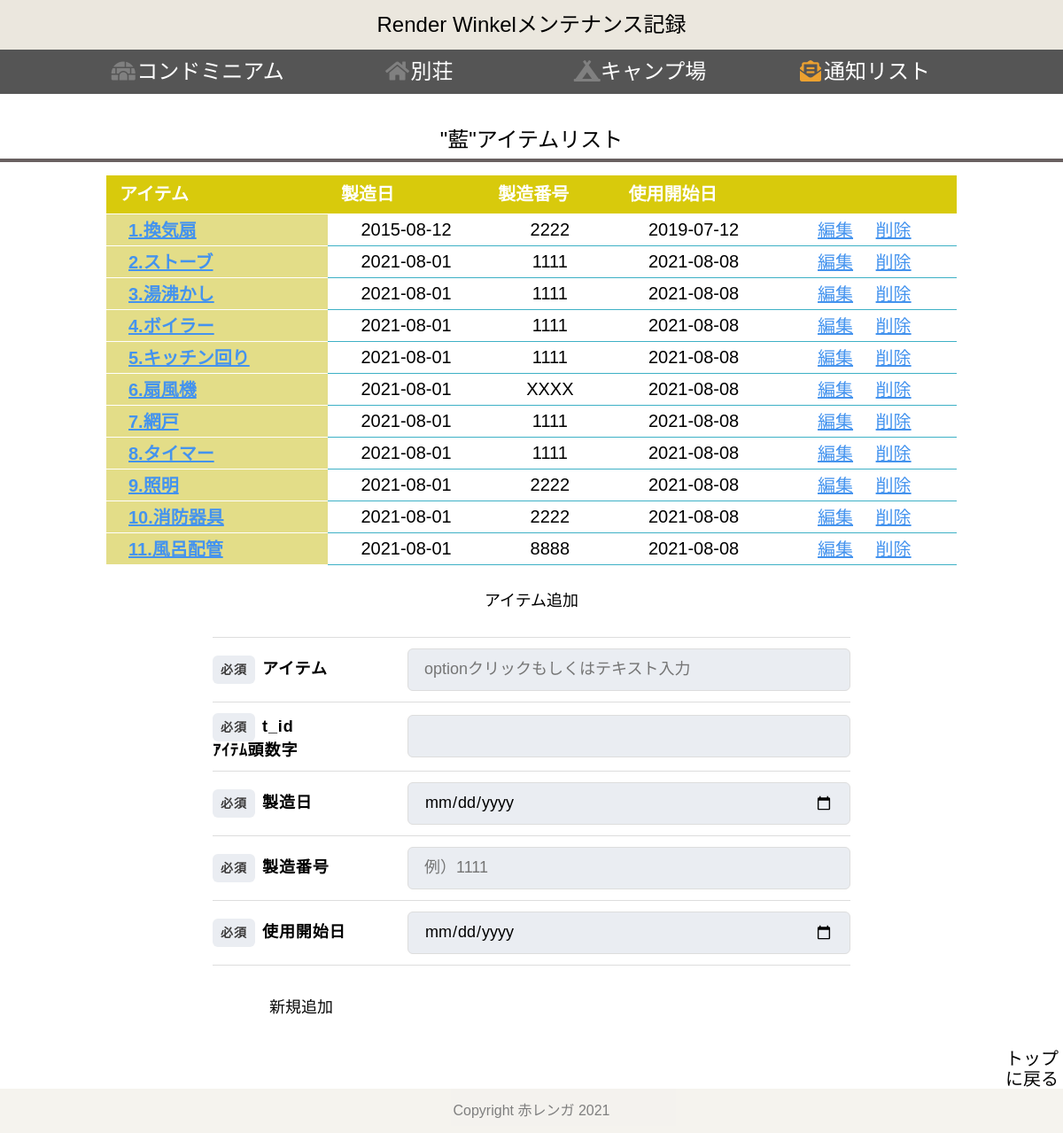
Screenshot of /w_itemlist/2 with the database file from the repository.
### tables this page shows
CREATE TABLE "ai" (
	"taskid"	INTEGER,
	"item_id"	INTEGER,
	"t_id"	INTEGER,
	"item"	TEXT,
	"pro_date"	DATE,
	"pro_number"	TEXT,
	"set_date"	DATE,
	"t_date"	DATE,
	"task"	TEXT,
	"notice"	DATE,
	"nt_id"	INTEGER,
	PRIMARY KEY("taskid" AUTOINCREMENT)
);

### app.py (the view)
@app.route("/w_itemlist/<int:id>")
def w_itemlist(id):
    conn = sqlite3.connect("w_MN.db")
    c = conn.cursor()
    c.execute("select id from items where id = ?" , (id,))
    id = c.fetchone()[0]
    c.execute("select room from items where id = ?" , (id,))
    room = c.fetchone()[0]
    c.execute("select table_name from items where id = ?" , (id,))
    table_name = c.fetchone()[0]
    c.execute("select taskid, t_id, item, pro_date, pro_number, set_date from %s where pro_date is NOT NULL" % (table_name))
    itemlist = []
    item_list = []
    for row in c.fetchall():
        itemlist = dict({"taskid":row[0],"t_id":row[1], "item":row[2], "pro_date":row[3],"pro_number":row[4], "set_date":row[5]})
        item_list.append(itemlist)
    c.close()
    return render_template("w_itemlist.html" , w_item_list = item_list, table_name = table_name, room = room, id = id)

### templates/w_itemlist.html (shortened to what this page needs)
{% extends 'w_base_test2.html' %}
{% block content %}
<h2>"{{room}}"アイテムリスト</h2>
<table class="table_list" width="80%">
    <thead>
        <tr>
            <th>アイテム</th>
            <th>製造日</th>
            <th>製造番号</th>
            <th>使用開始日</th>
            <th></th>
        </tr>
    </thead>
    {% for item in w_item_list %}
    <tbody>
        <tr>
            <th label="アイテム"><a href="/w_tasklist/{{id}}/{{item['t_id']}}" class="btn4">{{item['item']}}</a></th>
            <td label="製造日　"><p>{{item["pro_date"]}}</p></td>
            <td label="製造番号"><p>{{item["pro_number"]}}</p></td>
            <td label="使用開始日"><p>{{item["set_date"]}}</p></td>
            <td>
                <div class="btn_top">
                    <a href="/edit/w_itemlist/{{id}}/{{item['taskid']}}" class="btn4">編集</a>
                    <a href="/del/w_itemlist/{{id}}/{{item['taskid']}}" onclick="return confirm('削除しますか？')" class="btn4">削除</a>
                </div>
            </td>
        </tr>
    </tbody>
    {% endfor %}
</table>
<form action="/add/w_itemlist/{{id}}" method="POST">
        <h3>アイテム追加</h3>
    <div class="Form">
        <div class="Form-Item">
            <p class="Form-Item-Label"><span class="Form-Item-Label-Required">必須</span>アイテム</p>
            <input type="text" name="item"  class="Form-Item-Input" list="item_list" placeholder="optionクリックもしくはテキスト入力" autocomplete="off">
        </div>
        <div class="Form-Item">
            <p class="Form-Item-Label"><span class="Form-Item-Label-Required">必須</span>t_id<br>ｱｲﾃﾑ頭数字</p>
            <input type="integer" name="t_id"  class="Form-Item-Input">
        </div>
        <div class="Form-Item">
            <p class="Form-Item-Label isMsg"><span class="Form-Item-Label-Required">必須</span>製造日　</p>
            <input type="date" name="pro_date" class="Form-Item-Input" placeholder="例）2021-1-23">
        </div>
        <div class="Form-Item">
            <p class="Form-Item-Label isMsg"><span class="Form-Item-Label-Required">必須</span>製造番号</p>
            <input type="text" name="pro_number" class="Form-Item-Input" placeholder="例）1111">
        </div>
        <div class="Form-Item">
            <p class="Form-Item-Label isMsg"><span class="Form-Item-Label-Required">必須</span>使用開始日</p>
            <input type="date" name="set_date" class="Form-Item-Input" placeholder="例）2021-1-23">
        </div>
    </div>
<div>
    <button type="submit" class="btn1">新規追加</button>
</div>
</form>
<div class="btn_top1">
    <a href="/" type="button" class="btn5">トップに戻る</a>
</div>
{% endblock %}

### static/css/w_style.css (style rules this page uses)
body { font-family: "Noto Sans Japanese", "ヒラギノ角ゴ Pro W3", "Hiragino Kaku Gothic Pro", "ヒラギノ角ゴ ProN W3", "Hiragino Kaku Gothic ProN", "游ゴシック", YuGothic, "メイリオ", "Meiryo", "HGPｺﾞｼｯｸM", "Osaka", "ＭＳ Ｐゴシック", sans-serif, Century Gothic, Arial; }
p { text-align: center; font-size: 20px; }
a { color:black; display: inline-block; font-size: 24px; }
h2 { font-size: 24px; margin-top: 30px; margin-bottom: 15px; text-align:center; line-height: 1.8; border-bottom: solid 4px rgb(105, 96, 96); }
h3 { font-size: 18px; text-align:center; margin: 30px; }
table { table-layout: auto; margin-left: auto; margin-right: auto; border-radius: 16px; }
table th { font-size: 20px; padding: 0; }
td { font-size: 20px; }
.table_list { border-collapse: collapse; margin-bottom: 20px; }
.table_list thead th { background: #d8ca0c; padding: 10px 15px; border-bottom:#FFF solid 1px; color:#FFF; }
.table_list tbody th { background:#e3dd88; color:#FFF; padding: 2px 15px; border-bottom:#FFF solid 1px; vertical-align:middle; }
.table_list tbody tr:last-child th { border-bottom:#FFF solid 1px; }
.table_list tbody td { background:#FFF; padding:5px 15px; border-bottom:#3EB1C6 solid 1px; vertical-align:middle; }
form { margin-top: 20px; margin-left: auto; margin-right: auto; max-width: 720px; }
.Form { margin-top: 20px; padding-bottom: 20px; margin-left: auto; margin-right: auto; max-width: 720px; }
.Form-Item { border-top: 1px solid #ddd; padding-top: 12px; padding-bottom: 12px; width: 100%; display: flex; align-items: center; }
.Form-Item:nth-child(5) { border-bottom: 1px solid #ddd; }
.Form-Item-Label { width: 100%; max-width: 180px; letter-spacing: 0.05em; font-weight: bold; font-size: 18px; text-align: left; }
.Form-Item-Label.isMsg { margin-top: 8px; margin-bottom: auto; }
.Form-Item-Label-Required { border-radius: 6px; margin-right: 8px; padding-top: 8px; padding-bottom: 8px; width: 48px; display: inline-block; text-align: center; background: #eaedf2; color: rgb(61, 60, 60); font-size: 14px; }
.Form-Item-Input { border: 1px solid #ddd; border-radius: 6px; margin-left: 40px; padding-left: 1em; padding-right: 1em; height: 48px; flex: 1; width: 100%; background: #eaedf2; font-size: 18px; }
.btn1 { display: inline-block; width: 200px; height: 54px; text-align: center; text-decoration: none; line-height: 54px; outline: none; background-color:white; color: rgb(10, 10, 10); font-size: 18px; border-radius: 4px; margin-bottom: 20px; }
.btn_top { text-align: center; }
.btn_top1 { text-align: right; }
.btn4 { height: 20px; font-size: 20px; border-radius: 8px; color: rgb(68, 147, 238); text-align: center; text-decoration: underline; padding: 2px 10px; }
.btn5 { width: 70px; height: 36px; font-size: 20px; border-radius: 8px; color: rgb(5, 5, 5); text-align: center; padding: 0; }

### rows the page displays
ai: item "1.換気扇", pro_date "2015-08-12", pro_number "2222", set_date "2019-07-12"
ai: item "2.ストーブ", pro_date "2021-08-01", pro_number "1111", set_date "2021-08-08"
ai: item "3.湯沸かし", pro_date "2021-08-01", pro_number "1111", set_date "2021-08-08"
ai: item "4.ボイラー", pro_date "2021-08-01", pro_number "1111", set_date "2021-08-08"
ai: item "5.キッチン回り", pro_date "2021-08-01", pro_number "1111", set_date "2021-08-08"
ai: item "6.扇風機", pro_date "2021-08-01", pro_number "XXXX", set_date "2021-08-08"
ai: item "7.網戸", pro_date "2021-08-01", pro_number "1111", set_date "2021-08-08"
ai: item "8.タイマー", pro_date "2021-08-01", pro_number "1111", set_date "2021-08-08"
ai: item "9.照明", pro_date "2021-08-01", pro_number "2222", set_date "2021-08-08"
ai: item "10.消防器具", pro_date "2021-08-01", pro_number "2222", set_date "2021-08-08"
ai: item "11.風呂配管", pro_date "2021-08-01", pro_number "8888", set_date "2021-08-08"

### other values shown
{{ room }} "藍"
